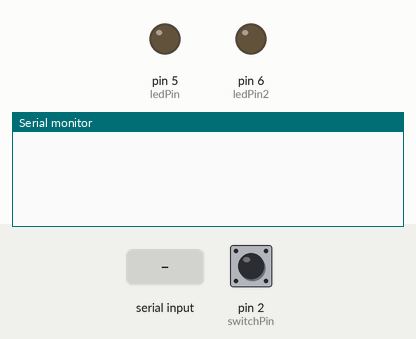
Simulated run of this sketch. Board: Arduino Uno, built with avr-gcc and run on an emulated ATmega328P. Shown: output pins drawn as LEDs (lit = HIGH), the last lines printed to the serial monitor. The test bench sets the inputs (shaded band); at power-on: pin 2 (switchPin) LOW.

Above: at 1.2 s.
1.3 s: pin 2 (switchPin) pulled HIGH for 0.15 s
At 2.4 s:
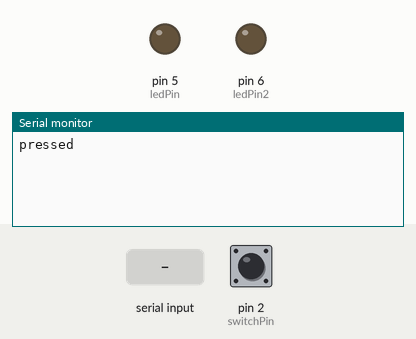
2.9 s: "90,45\n" received over Serial
At 4.1 s:
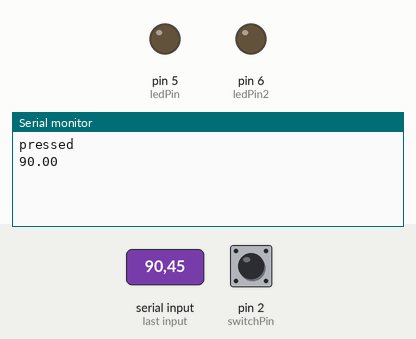

The sketch:

serialStocks.ino
```cpp
int ledPin = 5;
int ledPin2 = 6;
long ledValue = 0;
int switchPin = 2;
int switchState = 0;
int wasPressed = false;

String inputString = "";
boolean stringComplete = false;


void setup() {
  // put your setup code here, to run once:
  Serial.begin(115200);
  pinMode(switchPin, INPUT);
  pinMode(ledPin, OUTPUT);
  pinMode(ledPin2, OUTPUT);

}

void loop() {
  // put your main code here, to run repeatedly:

  switchState = digitalRead(switchPin);
  if (switchState == HIGH) {
    wasPressed = true;
  }
  if (switchState == LOW && wasPressed == true) {
    wasPressed = false;
    Serial.println("pressed");
    Serial.flush();

  }

}


void serialEvent() {
  while (Serial.available()) {
    char inChar = Serial.read();

    if (inChar != '\n') {
      inputString += inChar;
    } else {
      stringComplete = true;
    }

    if (stringComplete == true) {
      float curStock = inputString.toFloat();
      Serial.println(curStock);
      Serial.flush();

      // do something with inputString data


      stringComplete = false;
      inputString = "";
    }

  }
}
```

Measured:
- after the input at 1.3 s, the serial monitor: prints a new line after 0.15 s (image 1)
- after the input at 2.9 s, the serial monitor: prints a new line at once (image 2)
